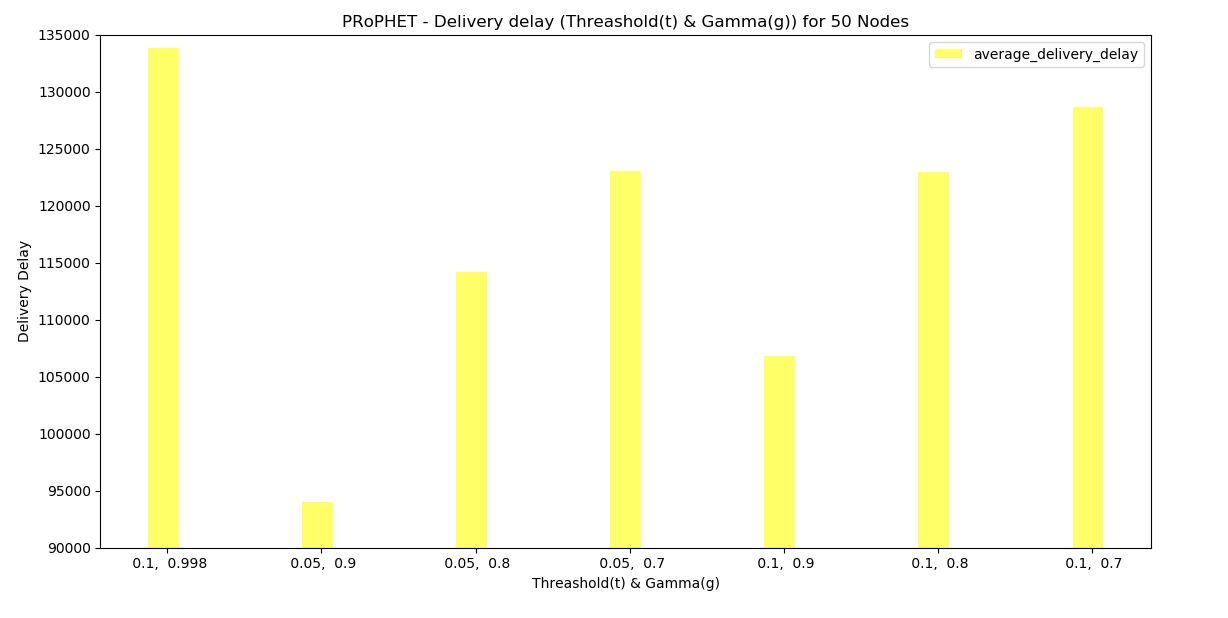

The Python source for this figure:
# -*- coding: utf-8 -*-
"""
Created on Tue Sep 18 11:52:35 2018

@author: krishanth
"""

# -*- coding: utf-8 -*-
"""
Created on Tue Sep 18 10:47:05 2018

@author: krishanth
"""

#!/usr/bin/python
# Script to plot the stats extracted related to sent
# packets.
#
# Author: Asanga Udugama (adu@comnets.uni-bremen.de)
# Date: 22-aug-2017

import numpy as np
import matplotlib.pyplot as plt

n_groups = 7
   
average_delivery_delay = (133841, 94024, 114209, 123018, 106853, 122968, 128640)
#Delivery_Rate = (63.10, 61.55, 58.5, 54.26, 50, 47.12  ) 


fig, ax = plt.subplots()

index = np.arange(n_groups)
bar_width = 0.2

opacity = 0.6

rects1 = plt.bar(index, average_delivery_delay, bar_width,
                 alpha=opacity,
                 color='yellow', label='average_delivery_delay')

plt.xlabel('Threashold(t) & Gamma(g)')
plt.ylabel('Delivery Delay')
plt.title('PRoPHET - Delivery delay (Threashold(t) & Gamma(g)) for 50 Nodes')
plt.xticks(index + (bar_width * 0.125), (' 0.1,  0.998',' 0.05,  0.9',' 0.05,  0.8',' 0.05,  0.7',' 0.1,  0.9',' 0.1,  0.8', ' 0.1,  0.7'))
plt.ylim(90000, 135000)

plt.legend()

plt.tight_layout()
plt.show()
